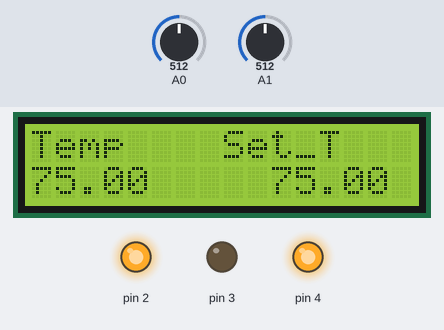
This sketch was run on a simulated Arduino Uno, built with avr-gcc and run on an emulated ATmega328P. On the bench: 16×2 character LCD, output pins drawn as LEDs (lit = HIGH). Inputs (shaded band) come from the test bench; at power-on: A1 = 512, A0 = 512.

Above: at 1.2 s.
1.3 s: A1 set to 516
At 2.0 s:
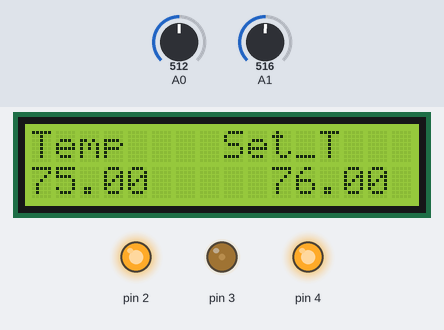
2.8 s: A0 set to 526
At 4.0 s:
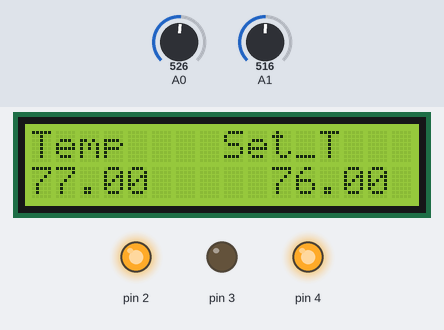
4.3 s: A1 set to 511
At 5.3 s:
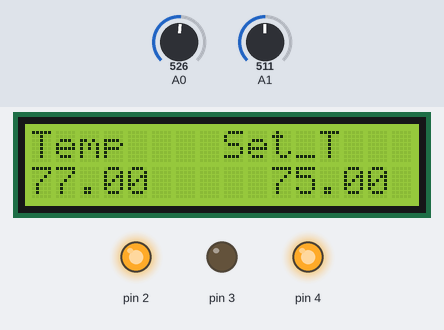
5.8 s: A0 set to 716
At 6.7 s:
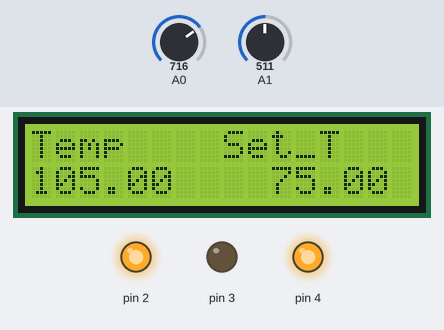
7.3 s: A0 set to 900
At 7.7 s:
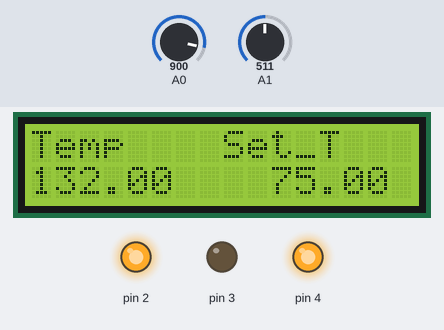
8.8 s: A1 set to 306
At 10.0 s:
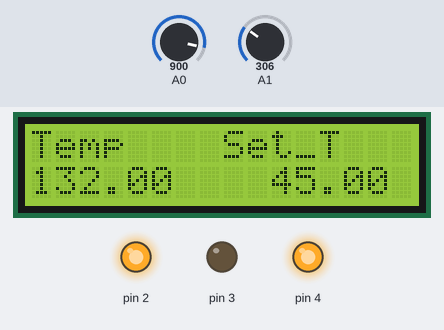
Timing chart, 0 to 11.3 s (numbered marks = the images above; inputs shaded):
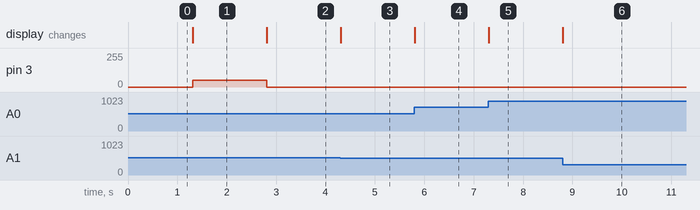

Measured:
- the behaviour switches between 515 and 516 on A1 (found by bisection; images 0 and 1)
- the behaviour switches between 515 and 516 on A0 (found by bisection; images 1 and 2)
- after the input at 1.3 s, pin 3: 0/255 → 50/255 at once; the display: changes at once (image 1)
- after the input at 2.8 s, pin 3: 50/255 → 0/255 at once; the display: changes at once (image 2)
- after the input at 4.3 s, the display: changes at once (image 3)
- after the input at 5.8 s, the display: changes at once (image 4)
- after the input at 7.3 s, the display: changes at once (image 5)
- after the input at 8.8 s, the display: changes at once (image 6)

The sketch:

PID_Proteus.ino
```cpp
#include <LiquidCrystal.h>

LiquidCrystal lcd(12,11,10,9,8,7);


int kp=50 ; int ki=3 ; int kd=12;  // nilai Kp, Ki, Kd ini bisa di-tune sendiri
int PID_p=0 ; int PID_i=0 ; int PID_d=0;
float PID_error = 0;
float previous_error = 0;
float elapsedTime, Time, timePrev;
float PID_value = 0;
float set_temperature;


void setup() {
  // put your setup code here, to run once:
pinMode(2,OUTPUT);
pinMode(3,OUTPUT);
pinMode(4,OUTPUT);
pinMode(A0,INPUT);
pinMode(A1,INPUT);

digitalWrite(2,HIGH);
digitalWrite(4,HIGH);
digitalWrite(3,LOW);

lcd.begin(16,2);
lcd.display();
Serial.begin(9600);
}

void loop() {
  // put your main code here, to run repeatedly:
set_temperature=analogRead(A1);
set_temperature=map(set_temperature,0,1024,0,151);

float T=analogRead(A0);
T=map(T,0,1024,0,151);

//PID Loop
PID_error=set_temperature-T;
timePrev=Time;
Time=millis();
elapsedTime=(Time-timePrev)/1000;
PID_p=kp*PID_error;
PID_i=PID_i+(ki*PID_error*elapsedTime);
PID_d=kd*((PID_error-previous_error)/elapsedTime);
PID_value=PID_p+PID_i+PID_d;
if(PID_value<0)
{PID_value=0;}
if(PID_value>255)
{PID_value=250;}

//Display message on LCD
lcd.setCursor(0,0);
lcd.print("Temp    Set_T");

lcd.setCursor(0,1);
lcd.print(T);
lcd.setCursor(10,1);
lcd.print(set_temperature);
digitalWrite(2,HIGH);
digitalWrite(4,HIGH);
analogWrite(3,PID_value);
previous_error=PID_error;
}
```
